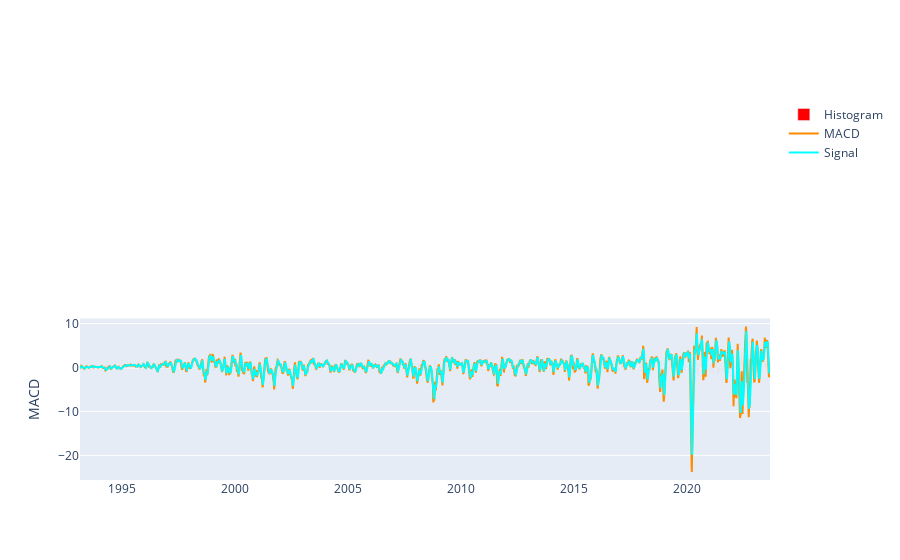

Write notebook code for a chart like this one.
### Code cell
def plot_MACD(fig, df, row, column=1):
    """Return a graph object figure containing the MACD indicator, the signal line, and a histogram in the specified row."""
    df['Hist-Color'] = np.where(df['histogram'] < 0, 'red', 'green')
    fig.add_trace(go.Bar(x=df.index,
                         y=df['histogram'],
                         name='Histogram',
                         marker_color=df['Hist-Color'],
                         showlegend=True),
                  row=row,
                  col=column)

    fig.add_trace(go.Scatter(x=df.index,
                             y=df['macd'],
                             name='MACD',
                             line=dict(color='darkorange', width=2)),
                  row=row,
                  col=column)

    fig.add_trace(go.Scatter(x=df.index,
                             y=df['signal'],
                             name='Signal',
                             line=dict(color='cyan', width=2)),
                  row=row,
                  col=column)

    fig.update_yaxes(title_text='MACD', row=row, col=column)

    return fig

plot_MACD(fig = make_subplots(rows=2, cols=1), df=stock, row=2, column=1)

### Figure 1 — Plotly figure (JSON) as saved in the notebook; plotly's stock layout.template omitted (floating-point values rounded to 4 significant figures; data arrays with more than 128 entries replaced by an {"elided": "..."} marker saying what was removed)
{"data": [{"marker": {"color": {"elided": "7694 str values"}}, "name": "Histogram", "showlegend": true, "type": "bar", "x": {"elided": "7694 str values"}, "xaxis": "x2", "y": {"elided": "7694 float values"}, "yaxis": "y2"}, {"line": {"color": "darkorange", "width": 2}, "name": "MACD", "type": "scatter", "x": {"elided": "7694 str values"}, "xaxis": "x2", "y": {"elided": "7694 float values"}, "yaxis": "y2"}, {"line": {"color": "cyan", "width": 2}, "name": "Signal", "type": "scatter", "x": {"elided": "7694 str values"}, "xaxis": "x2", "y": {"elided": "7694 float values"}, "yaxis": "y2"}], "layout": {"xaxis": {"anchor": "y", "domain": [0, 1]}, "xaxis2": {"anchor": "y2", "domain": [0, 1]}, "yaxis": {"anchor": "x", "domain": [0.575, 1]}, "yaxis2": {"anchor": "x2", "domain": [0, 0.425], "title": {"text": "MACD"}}}}
